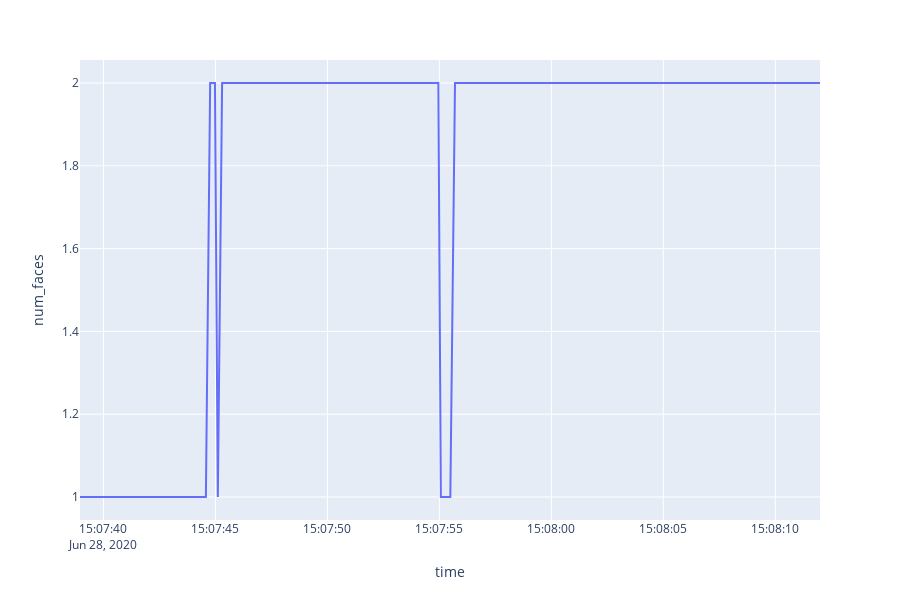

Notebook source saved alongside this figure:
### Code cell
import plotly.express as px
import pandas as pd
from glob import glob


logDf = pd.read_csv(f'logs/tables/2020-06-28 15.csv')
    
fig = px.line(logDf, x='time', y='num_faces')
fig.show()

### Figure 1 — Plotly figure (JSON) as saved in the notebook; plotly's stock layout.template omitted (floating-point values rounded to 4 significant figures; data arrays with more than 128 entries replaced by an {"elided": "..."} marker saying what was removed)
{"data": [{"hoverlabel": {"namelength": 0}, "hovertemplate": "time=%{x}<br>num_faces=%{y}", "legendgroup": "", "line": {"color": "#636efa", "dash": "solid"}, "mode": "lines", "name": "", "showlegend": false, "type": "scatter", "x": {"elided": "170 str values"}, "xaxis": "x", "y": {"elided": "170 int values"}, "yaxis": "y"}], "layout": {"height": 600, "legend": {"tracegroupgap": 0}, "margin": {"t": 60}, "xaxis": {"anchor": "y", "domain": [0, 1], "title": {"text": "time"}}, "yaxis": {"anchor": "x", "domain": [0, 1], "title": {"text": "num_faces"}}}}
